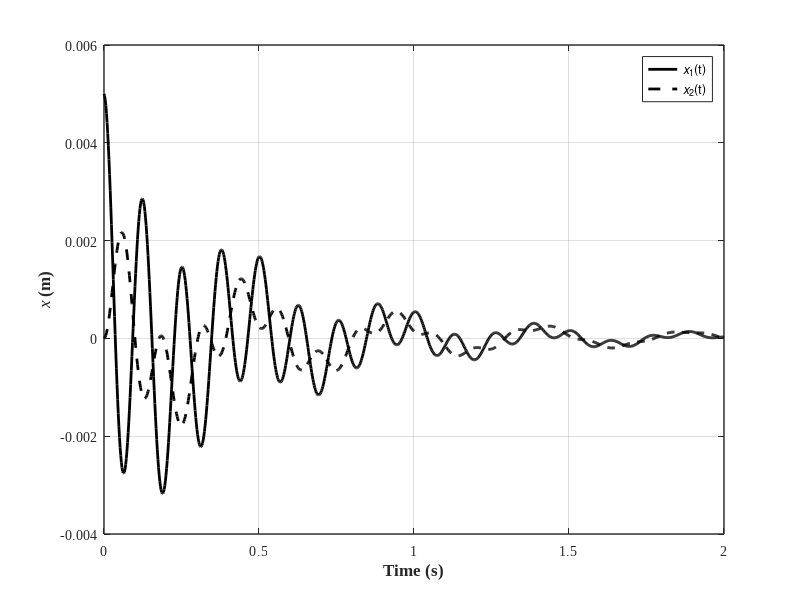

Source code (MATLAB):
%% Example 6-15: Free vibrartion response of a damped 2DOF system

clear; close all; clc;
%%
m = 30;     % Mass
k = 20000;  % Stiffness
c = 150;    % Damping

% 4 x 4 matrices
disp('4 x 4 Mass matrix');
mt = [0,0,m,0;0,0,0,2*m;m,0,0,0;0,2*m,0,c]
disp('4 x 4 stiffness matrix');
kt = [-m,0,0,0;0,-2*m,0,0;0,0,3*k,-2*k;0,0,-2*k,2*k]
Z = inv(mt)*kt;
[V,D] = eig(Z);
disp('Eigenvalues');
V
disp('Initial conditions');
x0 = [0;0;0.005;0]
disp('Integration constants');
S = inv(V)*x0
tk = linspace(0,2,1001);

% Evaluation of time dependent response
% Recall that x1 = y3 and x2 = y4
for k = 1:1001
    t = tk(k);
    for i = 3:4
        x(k,i-2) = 0;
        for j = 1:4
            x(k,i-2) = x(k,i-2)+(real(S(j))*real(V(i,j))-imag(S(j))*imag(V(i,j)))*cos(imag(D(j,j))*t);
            x(k,i-2) = x(k,i-2)+(imag(S(j))*real(V(i,j))-real(S(j))*imag(V(i,j)))*sin(imag(V(i,j))*t);
            x(k,i-2) = x(k,i-2)*exp(-real(D(j,j))*t);
        end
    end
end


%% Plot
figure(1)
set(figure(1), 'Position', [200   100   883   400])
    hold on; grid on; box on;
    plot1 = plot(tk,x(:,1),tk,x(:,2));

    set(plot1(1),'LineStyle','-','DisplayName','{\itx}_{1}(t)','LineWidth',2,'Color',[0 0 0]);
    set(plot1(2),'LineStyle','--','DisplayName','{\itx}_{2}(t)','LineWidth',2,'Color',[0 0 0]);

    set(gca, 'LineWidth',1, 'FontWeight','normal', 'FontName','Times New Roman', 'FontSize',10)               
    xlabel('Time (s)', 'fontsize',12, 'fontname','Times New Roman','FontWeight','Bold')
    ylabel('{\itx} (m)', 'fontsize',12, 'fontname','Times New Roman','FontWeight','Bold')

    legend('show')

%% Save
print('EX_6_15','-dpng')
